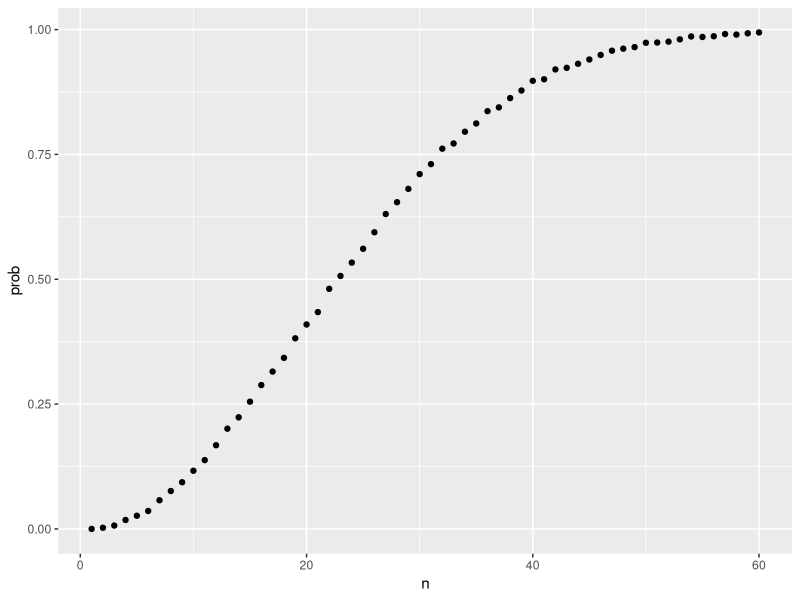
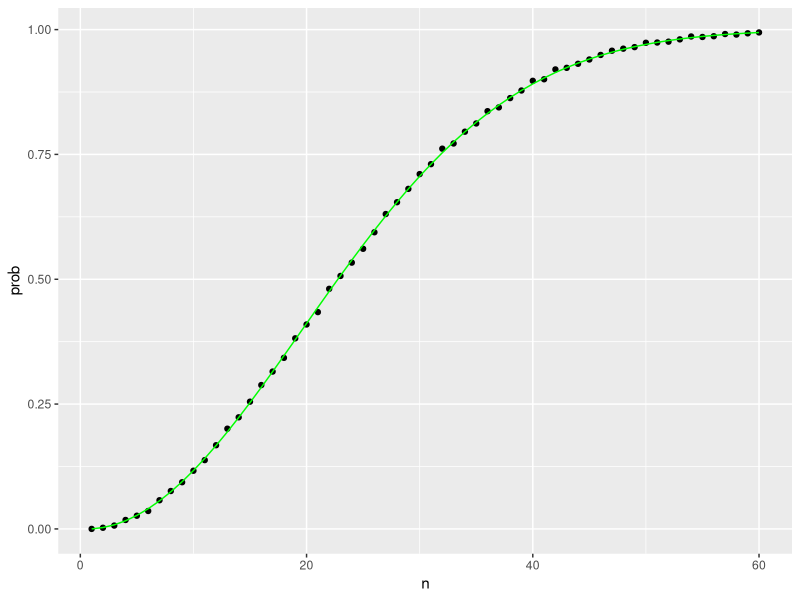

Reproduce these figures in R, in order.
## ---- chunk 1
beads <- rep(c("red", "blue"), times = c(2,3))
beads
sample(beads, 1)
## ---- chunk 2
X <- 10000
events <- replicate(X, sample(beads, 1))
tab <- table(events)
prop.table(tab)
## ---- chunk 3
n <- 50
bdays <- sample(1:365, n, replace = TRUE)
duplicated(c(1,2,3,1,4,3,5))
## ---- chunk 4
any(duplicated(bdays))
## ---- chunk 5
B <- 10000
same_birthday <- function(n){
  bdays <- sample(1:365, n, replace=TRUE)
  any(duplicated(bdays))
}
results <- replicate(B, same_birthday(50))
mean(results)
## ---- chunk 6
#| include: false
library(tidyverse)
## ---- chunk 7
compute_prob <- function(n, B=10000){
  results <- replicate(B, same_birthday(n))
  mean(results)
}

n <- seq(1,60)
prob <- sapply(n, compute_prob)

prob <- sapply(n, compute_prob)
qplot(n, prob)
## ---- chunk 8
exact_prob <- function(n){
  prob_unique <- seq(365,365-n+1)/365 
  1 - prod( prob_unique)
}
exact_probs <- sapply(n, exact_prob)
qplot(n, prob) + geom_line(aes(n, exact_probs), col = "green")
## ---- chunk 9
beads <- rep( c("red", "blue"), times = c(2,3))
X <- ifelse(sample(beads, 1) == "blue", 1, 0)
## ---- chunk 10
ifelse(sample(beads, 1) == "blue", 1, 0)
ifelse(sample(beads, 1) == "blue", 1, 0)
ifelse(sample(beads, 1) == "blue", 1, 0)
